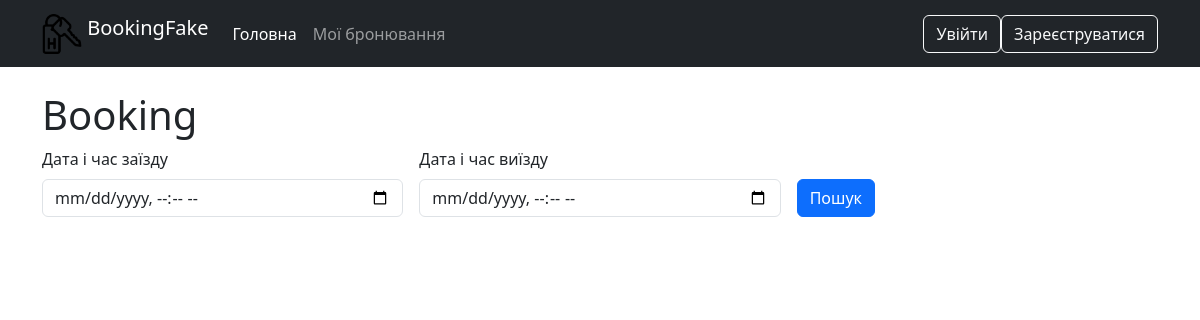
Before: / with the older database file.
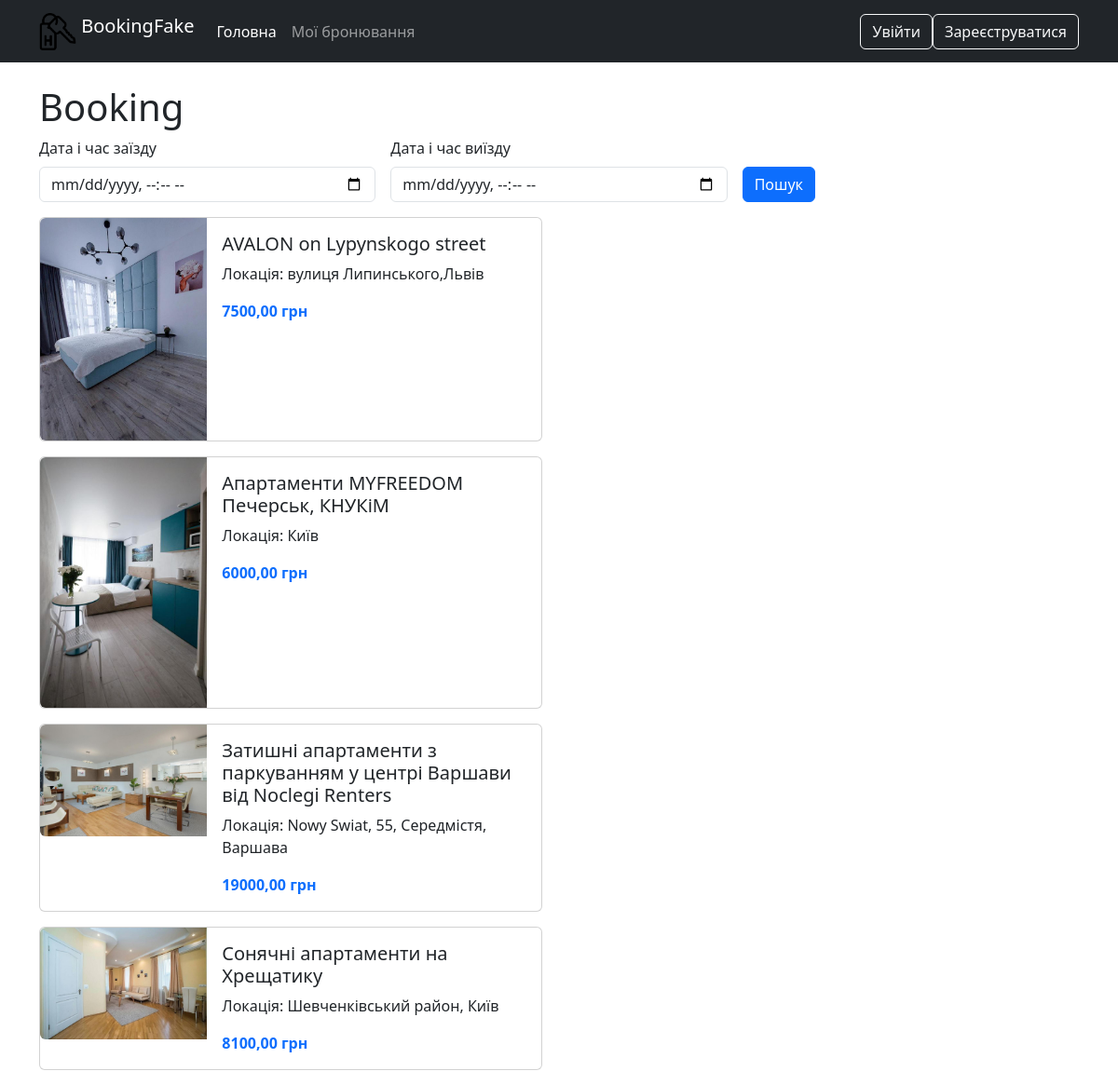
After: the same page with the newer database file.
### booking/models.py (models this page shows, shortened)
class Apartment(models.Model):
    TYPE_ROOM_CHOICES = [
        ('single', 'Одиночний номер'),
        ('double', 'Двомісний номер'),
        ('suite', 'Люкс'),
        ('family', 'Сімейний номер'),
        ('studio', 'Студія'),
        ('penthouse', 'Пентхаус'),
    ]
    title = models.CharField(max_length=100)
    location = models.CharField(max_length=255)
    image = models.ImageField(upload_to='apartment_images/', null=True, blank=True)
    description = models.TextField(null=True,blank=True)
    price = models.DecimalField(max_digits=10, decimal_places=2)
    capacity = models.IntegerField(default=1)
    type_room = models.CharField(max_length=50, choices=TYPE_ROOM_CHOICES, null=True,blank=True)
    class Meta:
        verbose_name = 'Апартаменти'
        verbose_name_plural = 'Апартаменти'
        ordering = ['title', 'price']

### booking/views.py (the view)
# urls.py: path('', views.home, name='home'),
def home(request):
    apartments = Apartment.objects.all()
    return render(request, 'home.html', {'apartments': apartments})

### templates/home.html (shortened to what this page needs)
{% extends 'base.html' %}
{% block content %}
    <h1>Booking</h1>
    <form action="" method="get">
        <div class="row g-3 mb-3">
            <div class="col-md-4">
                <label for="inputEmail4" class="form-label">Дата і час заїзду</label>
                <input name="check_in" type="datetime-local" required class="form-control" id="inputEmail4">
            </div>
            <div class="col-md-4">
                <label for="inputPassword4" class="form-label">Дата і час виїзду</label>
                <input name="check_out" type="datetime-local"  required class="form-control" id="inputPassword4">
            </div>
            <div class="col-md-4 d-flex align-items-end">
                    <button type="submit" class="btn btn-primary mt-4" id="calculatePrice">Пошук</button>
            </div>
        </div>
    </form>
     {% for apart in apartments %}
        <div class="card mb-3" style="max-width: 540px;">
  <div class="row g-0">
    <div class="col-md-4">
      <img src="{{apart.image.url}}" class="img-fluid rounded-start" alt="...">
    </div>
    <div class="col-md-8">
      <div class="card-body">
        <h5 class="card-title">{{apart.title}}</h5>
        <p class="card-text">Локація: {{apart.location}}</p>
        <span class="fw-bold text-primary">{{apart.price}} грн</span>
      </div>
    </div>
  </div>
</div>
    {% endfor %}
{% endblock content %}

### templates/base.html (shortened to what this page needs)
<!DOCTYPE html>
<html lang="uk">
<head>
    <link href="https://cdn.jsdelivr.net/npm/bootstrap@5.3.6/dist/css/bootstrap.min.css" rel="stylesheet">
    {% load static %}
    <link rel="stylesheet" href="{% static 'style.css' %}">
</head>
<body>
{% include "menu.html" %}
<div class="container mt-4">
    {% block content %}
    {% endblock %}
</div>
</body>
</html>

### templates/menu.html (shortened to what this page needs)
<nav class="navbar navbar-expand-lg navbar-dark bg-dark">
    <div class="container">
        <a class="navbar-brand" href="#">
            {% load static %}
            <img src="{% static 'img/hotel.png' %}" alt="Logo" width="40" height="40" class="d-inline-block align-text-top"> BookingFake
        </a>
        <div class="collapse navbar-collapse" id="mainNavbar">
            <ul class="navbar-nav me-auto mb-2 mb-lg-0">
                <li class="nav-item">
                    <a class="nav-link active" href="/">Головна</a>
                </li>
                <li class="nav-item">
                    <a class="nav-link" href="{% url 'my_bookings' %}">Мої бронювання</a>
                </li>
            </ul>
        </div>
        {% if user.is_authenticated %}
            <a class="btn btn-outline-light" href="{% url 'logout' %}">Вийти</a>
        {% else %}
            <a class="btn btn-outline-light" href="{% url 'login' %}">Увійти</a>
            <a class="btn btn-outline-light" href="{% url 'register' %}">Зареєструватися</a>
        {% endif %}
    </div>
</nav>

Changed rows visible on the page:
added Apartment: image (picture), title "AVALON on Lypynskogo street", location "вулиця Липинського,Львів", price "7500,00"
added Apartment: image (picture), title "Апартаменти MYFREEDOM Печерськ, КНУКіМ", location "Київ", price "6000,00"
added Apartment: image (picture), title "Затишні апартаменти з паркуванням у центрі Варшави від Noclegi Renters", location "Nowy Swiat, 55, Середмістя, Варшава", price "19000,00"
added Apartment: image (picture), title "Сонячні апартаменти на Хрещатику", location "Шевченківський район, Київ", price "8100,00"
